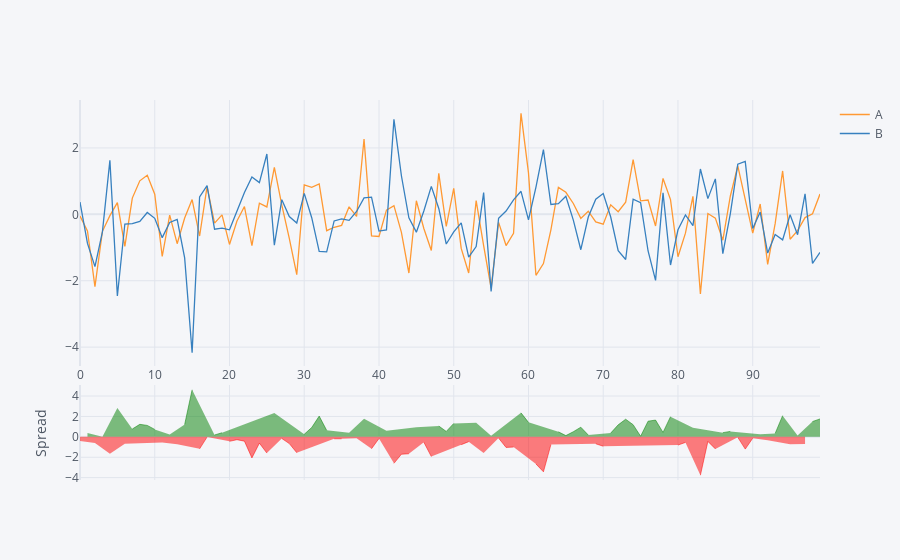

Notebook source saved alongside this figure:
### Code cell
df[['A', 'B']].iplot(kind='spread');
